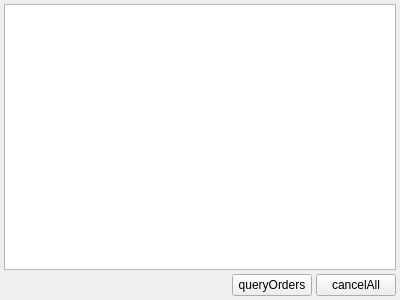
<?xml version="1.0" encoding="UTF-8"?>
<ui version="4.0">
 <class>WorkingOrderForm</class>
 <widget class="QWidget" name="WorkingOrderForm">
  <property name="geometry">
   <rect>
    <x>0</x>
    <y>0</y>
    <width>400</width>
    <height>300</height>
   </rect>
  </property>
  <property name="windowTitle">
   <string>Form</string>
  </property>
  <layout class="QVBoxLayout" name="verticalLayout">
   <property name="spacing">
    <number>4</number>
   </property>
   <property name="leftMargin">
    <number>4</number>
   </property>
   <property name="topMargin">
    <number>4</number>
   </property>
   <property name="rightMargin">
    <number>4</number>
   </property>
   <property name="bottomMargin">
    <number>4</number>
   </property>
   <item>
    <widget class="QTableWidget" name="tableWidget"/>
   </item>
   <item>
    <layout class="QHBoxLayout" name="horizontalLayout">
     <item>
      <spacer name="horizontalSpacer">
       <property name="orientation">
        <enum>Qt::Horizontal</enum>
       </property>
       <property name="sizeHint" stdset="0">
        <size>
         <width>40</width>
         <height>20</height>
        </size>
       </property>
      </spacer>
     </item>
     <item>
      <widget class="QPushButton" name="pushButtonQueryOrders">
       <property name="text">
        <string>queryOrders</string>
       </property>
      </widget>
     </item>
     <item>
      <widget class="QPushButton" name="pushButtonCancelAll">
       <property name="text">
        <string>cancelAll</string>
       </property>
      </widget>
     </item>
    </layout>
   </item>
  </layout>
 </widget>
 <resources/>
 <connections/>
</ui>
